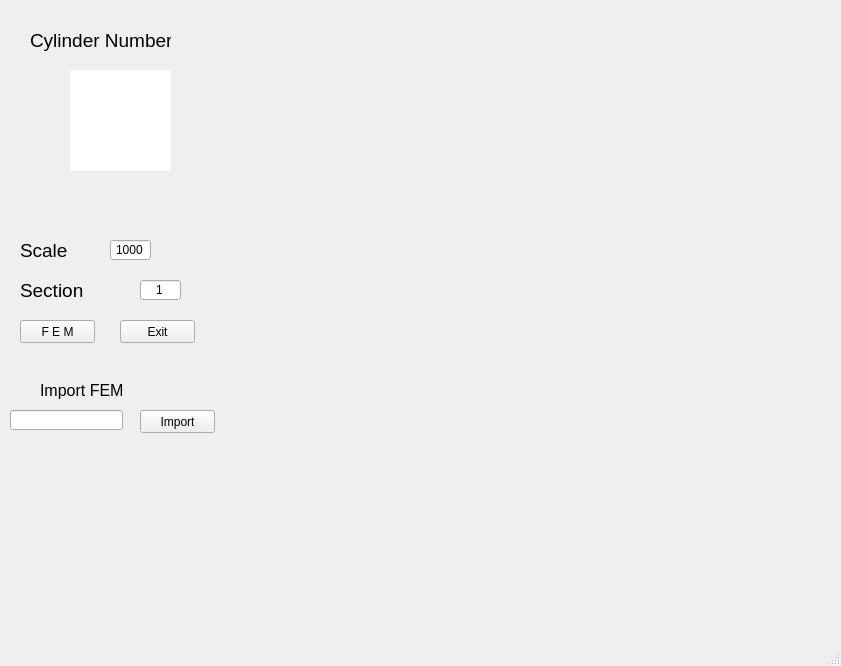
<?xml version="1.0" encoding="UTF-8"?>
<ui version="4.0">
 <class>MainWindow</class>
 <widget class="QMainWindow" name="MainWindow">
  <property name="geometry">
   <rect>
    <x>0</x>
    <y>0</y>
    <width>841</width>
    <height>666</height>
   </rect>
  </property>
  <property name="windowTitle">
   <string>IPCO-BoreDistortion</string>
  </property>
  <widget class="QWidget" name="centralwidget">
   <widget class="QPushButton" name="B_FEM">
    <property name="geometry">
     <rect>
      <x>20</x>
      <y>320</y>
      <width>75</width>
      <height>23</height>
     </rect>
    </property>
    <property name="text">
     <string>F E M</string>
    </property>
   </widget>
   <widget class="QWidget" name="pltWid_0" native="true">
    <property name="geometry">
     <rect>
      <x>300</x>
      <y>30</y>
      <width>791</width>
      <height>711</height>
     </rect>
    </property>
    <property name="sizePolicy">
     <sizepolicy hsizetype="Expanding" vsizetype="Preferred">
      <horstretch>0</horstretch>
      <verstretch>0</verstretch>
     </sizepolicy>
    </property>
    <layout class="QVBoxLayout" name="mplvl"/>
   </widget>
   <widget class="QListWidget" name="L1">
    <property name="geometry">
     <rect>
      <x>70</x>
      <y>70</y>
      <width>101</width>
      <height>101</height>
     </rect>
    </property>
    <property name="frameShape">
     <enum>QFrame::NoFrame</enum>
    </property>
   </widget>
   <widget class="QLineEdit" name="lineEdit">
    <property name="geometry">
     <rect>
      <x>110</x>
      <y>240</y>
      <width>41</width>
      <height>20</height>
     </rect>
    </property>
    <property name="text">
     <string>1000</string>
    </property>
    <property name="alignment">
     <set>Qt::AlignCenter</set>
    </property>
   </widget>
   <widget class="QLabel" name="label">
    <property name="geometry">
     <rect>
      <x>20</x>
      <y>240</y>
      <width>71</width>
      <height>21</height>
     </rect>
    </property>
    <property name="font">
     <font>
      <pointsize>14</pointsize>
     </font>
    </property>
    <property name="text">
     <string>Scale</string>
    </property>
   </widget>
   <widget class="QPushButton" name="ExitButt">
    <property name="geometry">
     <rect>
      <x>120</x>
      <y>320</y>
      <width>75</width>
      <height>23</height>
     </rect>
    </property>
    <property name="text">
     <string>Exit</string>
    </property>
   </widget>
   <widget class="QLabel" name="label_2">
    <property name="geometry">
     <rect>
      <x>30</x>
      <y>20</y>
      <width>141</width>
      <height>41</height>
     </rect>
    </property>
    <property name="font">
     <font>
      <pointsize>14</pointsize>
     </font>
    </property>
    <property name="text">
     <string>Cylinder Number</string>
    </property>
   </widget>
   <widget class="QLineEdit" name="FEM_sec">
    <property name="geometry">
     <rect>
      <x>140</x>
      <y>280</y>
      <width>41</width>
      <height>20</height>
     </rect>
    </property>
    <property name="text">
     <string>1</string>
    </property>
    <property name="alignment">
     <set>Qt::AlignCenter</set>
    </property>
   </widget>
   <widget class="QLabel" name="label_3">
    <property name="geometry">
     <rect>
      <x>20</x>
      <y>280</y>
      <width>101</width>
      <height>21</height>
     </rect>
    </property>
    <property name="font">
     <font>
      <pointsize>14</pointsize>
     </font>
    </property>
    <property name="text">
     <string>Section</string>
    </property>
   </widget>
   <widget class="QLabel" name="label_4">
    <property name="geometry">
     <rect>
      <x>40</x>
      <y>380</y>
      <width>91</width>
      <height>21</height>
     </rect>
    </property>
    <property name="font">
     <font>
      <pointsize>12</pointsize>
     </font>
    </property>
    <property name="text">
     <string>Import FEM</string>
    </property>
   </widget>
   <widget class="QPushButton" name="openButt">
    <property name="geometry">
     <rect>
      <x>140</x>
      <y>410</y>
      <width>75</width>
      <height>23</height>
     </rect>
    </property>
    <property name="text">
     <string>Import</string>
    </property>
   </widget>
   <widget class="QLineEdit" name="FEMAdd">
    <property name="geometry">
     <rect>
      <x>10</x>
      <y>410</y>
      <width>113</width>
      <height>20</height>
     </rect>
    </property>
   </widget>
  </widget>
  <widget class="QMenuBar" name="menubar">
   <property name="geometry">
    <rect>
     <x>0</x>
     <y>0</y>
     <width>841</width>
     <height>21</height>
    </rect>
   </property>
  </widget>
  <widget class="QStatusBar" name="statusbar"/>
 </widget>
 <resources/>
 <connections/>
</ui>
